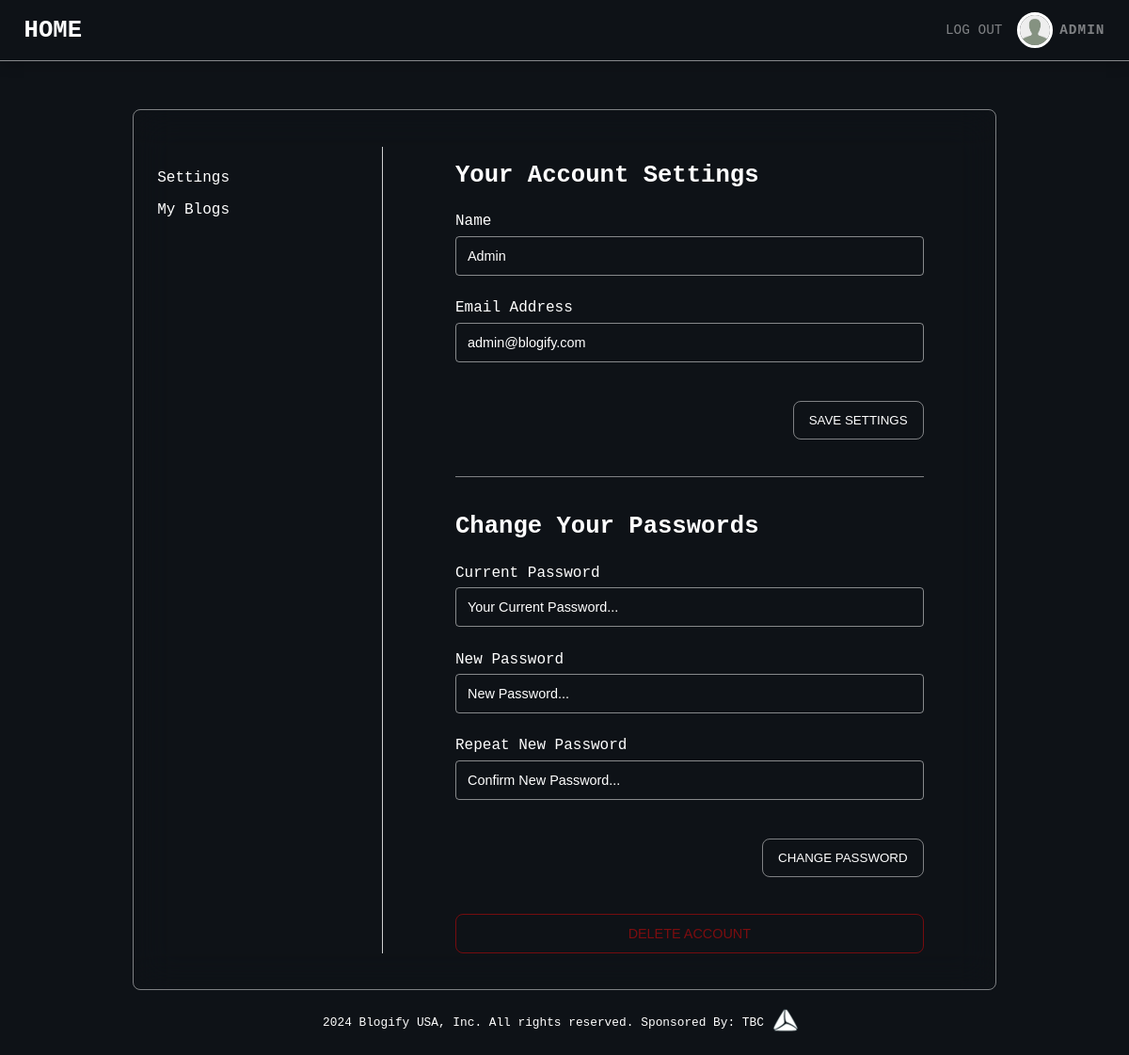
The page /me (signed in) on the database its author committed.
### models.py (models this page shows, shortened)
class User(db.Model, UserMixin):
    id = db.Column(db.Integer, primary_key=True)
    name = db.Column(db.String, nullable=False)
    email = db.Column(db.String, nullable=False, unique=True)
    password = db.Column(db.String, nullable=False)
    image = db.Column(db.String, nullable=False)
    role = db.Column(db.String, nullable=False, default="user")

### routes.py (the view)
@app.route("/me")
@login_required
def renderUser():
    update_form = UpdateUserForm()
    password_form = ChangePasswordForm()
    return render_template(
        "profile.html",
        title="Profile",
        form1=update_form,
        form2=password_form,
    )

### forms.py (shortened to what this page needs)
class UpdateUserForm(FlaskForm):
    name = StringField("Updated Name")
    email = EmailField("Updated Email")
    submit = SubmitField("SAVE SETTINGS")

class ChangePasswordForm(FlaskForm):
    current_password = PasswordField(
        "Your Current Password...",
        validators=[DataRequired("Current Password is necessary to change password!")],
    )
    new_password = PasswordField(
        "New Password...",
        validators=[DataRequired("New Password is necessary to change password!")],
    )
    confirm_password = PasswordField(
        "Confirm New Password...",
        validators=[
            DataRequired("Confirming the Password is necessary to change password!"),
            EqualTo("new_password", "Passwords are not the same!"),
        ],
    )
    submit = SubmitField("CHANGE PASSWORD")

### models.py (called while the page is built)
@login_manager.user_loader
def load_user(user_id):
    return User.query.get(user_id)

### templates/profile.html (shortened to what this page needs)
{% extends "base.html" %} {% block content %}
<main class="profile">
	<div class="profile__container">
		<aside class="profile__sidebar">
			<p class="profile__link">
				<a href="#">Settings</a>
			</p>
			<p class="profile__link">
				<a href="/my_blogs">My Blogs</a>
			</p>
		</aside>
		<section class="profile__content">
			<div class="profile__account">
				<h2 class="heading-secondary profile__heading">Your Account Settings</h2>
				<form class="profile__form profile__form-update" method="POST" action="/user/update_me">
					<div class="profile__form-box">
						<label class="profile__form-name" for="name">Name</label>
						{{form1.name(class="profile__form-field", value=current_user.name)}}
					</div>
					<div class="profile__form-box">
						<label class="profile__form-name" for="email">Email Address</label>
						{{form1.email(class="profile__form-field", value=current_user.email )}}
					</div>
					{{form1.submit(class="profile__save btn--save")}}
				</form>
			</div>
			<div class="profile__change-password">
				<h2 class="heading-secondary profile__heading">Change Your Passwords</h2>
				<form class="profile__form profile__form-password" method="POST" action="/user/change_password">
					<div class="profile__form-box">
						<label class="profile__form-name" for="password">Current Password</label>
						{{form2.current_password(class="profile__form-field",
						placeholder=form2.current_password.label.text ) }}
					</div>
					<div class="profile__form-box">
						<label class="profile__form-name" for="new-password">New Password</label>
						{{form2.new_password(class="profile__form-field", placeholder=form2.new_password.label.text ) }}
					</div>
					<div class="profile__form-box">
						<label class="profile__form-name" for="new-password-confirm">Repeat New Password</label>
						{{form2.confirm_password(class="profile__form-field",
						placeholder=form2.confirm_password.label.text ) }}
					</div>
					{{form2.submit(class="profile__save btn--save")}}
				</form>
			</div>
			<button class="btn btn--delete-acc">
				<a href="/user/delete_me">DELETE ACCOUNT</a>
			</button>
		</section>
	</div>
</main>
{% endblock %}

### templates/_header.html
<header class="header">
	<h2 class="heading-secondary header__logo"><a href="/">HOME</a></h2>
	{% if current_user.is_authenticated %}
	<div class="header__user">
		<div class="header__user-logout">
			<a class="header__user-logout-link" href="/user/logout">Log Out</a>
		</div>
		<div class="header__user-img">
			<a class="header__user-link" href="/me">
				<img src="/static/images/users/{{current_user.image}}" alt="Image of the User" />
			</a>
		</div>
		<div class="header__user-content">
			<p class="header__user-name">{{current_user.name.split(' ')[0].upper()}}</p>
		</div>
	</div>
	{% else %}
	<div class="header__options">
		<a href="/login" class="btn-login">Log In</a>
		<a href="/signup" class="btn-signup">Sign Up</a>
	</div>
	{% endif %}
</header>

### static/css/style.css (style rules this page uses)
*, *::before, *::after { margin: 0; padding: 0; box-sizing: inherit; }
html { font-size: 62.5%; }
@media only screen and (max-width: 1200px) { html { font-size: 50%; } }
body { box-sizing: border-box; font-size: 1.6rem; font-family: monospace; overflow-x: hidden; background-color: #0e1217; width: 100%; height: 100vh; }
a { text-decoration: none; }
.heading-secondary { color: #ffffff; font-size: 3.2rem; }
.header { display: flex; align-items: center; justify-content: space-between; width: 100%; box-shadow: 0 0 2rem rgba(0, 0, 0, 0.3); padding: 2rem 3.2rem; background-color: #0e1217; border-bottom: 1px solid rgba(255, 255, 255, 0.5); }
.header__logo a { color: inherit; transition: all 0.3s; }
.header__user { display: flex; align-items: center; gap: 1.3rem; }
.header__user-img { width: 4rem; height: 4rem; border-radius: 50%; outline: 3px solid #ffffff; overflow: hidden; transition: all 0.3s; }
.header__user-img img { width: 100%; height: 100%; }
.header__user-content { color: rgba(255, 255, 255, 0.47); font-size: 1.8rem; font-weight: 600; letter-spacing: 1px; }
.header__user-logout { margin-right: 1rem; transition: all 0.3s; }
.header__user-logout-link { font-size: 1.8rem; text-transform: uppercase; color: rgba(255, 255, 255, 0.47); }
.btn { width: 100%; border: none; cursor: pointer; }
.btn--save { padding: 1.5rem 2rem; color: #ffffff; border: 1px solid rgba(255, 255, 255, 0.47); border-radius: 1rem; background-color: transparent; transition: all 0.3s; }
.btn--delete-acc { padding: 1.5rem 2rem; background-color: transparent; backdrop-filter: blur(1rem); border: 1px solid rgba(234, 8, 8, 0.47); border-radius: 1rem; font-size: 1.8rem; font-weight: 500; transition: all 0.3s; color: rgba(234, 8, 8, 0.9803921569); }
.btn--delete-acc a { color: rgba(234, 8, 8, 0.5); }
.profile { min-height: 100vh; margin-top: 6.4rem; display: flex; justify-content: center; }
.profile__container { backdrop-filter: blur(2.5rem); border: 1px solid rgba(255, 255, 255, 0.47); border-radius: 1rem; display: grid; grid-template-columns: 30rem 75rem; gap: 3.2rem; padding: 4.8rem 3.2rem; }
.profile__sidebar { width: 100%; border-right: 1px solid rgba(255, 255, 255, 0.8); padding: 2rem 0 3.2rem 0; display: flex; flex-direction: column; }
.profile__account { border-bottom: 1px solid rgba(255, 255, 255, 0.47); display: flex; flex-direction: column; }
.profile__change-password { margin-top: 4.8rem; }
.profile__heading { margin: 2rem 0 3.2rem 0; color: #ffffff; }
.profile__link { width: 100%; padding: 1rem 0; font-size: 2rem; color: #ffffff; }
.profile__link a { color: #ffffff; font-size: inherit; }
.profile__content { width: 100%; padding: 0 6.4rem; }
.profile__form { display: flex; flex-direction: column; gap: 3.2rem; }
.profile__form-box { width: 100%; display: flex; flex-direction: column; gap: 0.8rem; }
.profile__form-name { color: #ffffff; font-size: 2rem; }
.profile__form-field { width: 100%; border-radius: 0.5rem; background-color: transparent; border: 1px solid rgba(255, 255, 255, 0.5); color: #ffffff; padding: 1.5rem; font-size: 1.8rem; }
.profile__form-field::placeholder { color: #ffffff; }
.profile__save { align-self: flex-end; margin: 2rem 0 4.8rem 0; }

### rows shown on the page
User: image (placeholder picture), name.split "ADMIN", name "Admin", email "admin@blogify.com"
